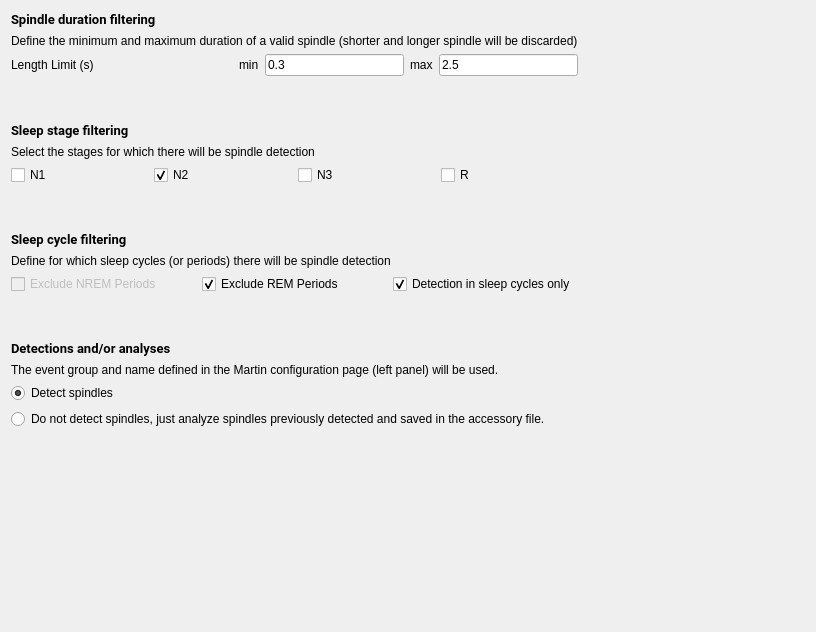
<?xml version="1.0" encoding="UTF-8"?>
<ui version="4.0">
 <class>SpindleDetectorSelStep</class>
 <widget class="QWidget" name="SpindleDetectorSelStep">
  <property name="geometry">
   <rect>
    <x>0</x>
    <y>0</y>
    <width>816</width>
    <height>632</height>
   </rect>
  </property>
  <property name="windowTitle">
   <string/>
  </property>
  <property name="styleSheet">
   <string notr="true">font: 12pt &quot;Roboto&quot;;</string>
  </property>
  <layout class="QHBoxLayout" name="horizontalLayout_5">
   <item>
    <layout class="QVBoxLayout" name="verticalLayout_3">
     <item>
      <layout class="QVBoxLayout" name="verticalLayout">
       <item>
        <widget class="QLabel" name="label_5">
         <property name="font">
          <font>
           <family>Roboto</family>
           <pointsize>10</pointsize>
           <weight>50</weight>
           <italic>false</italic>
           <bold>false</bold>
          </font>
         </property>
         <property name="text">
          <string>&lt;html&gt;&lt;head/&gt;&lt;body&gt;&lt;p&gt;&lt;span style=&quot; font-weight:600;&quot;&gt;Spindle duration filtering&lt;/span&gt;&lt;/p&gt;&lt;/body&gt;&lt;/html&gt;</string>
         </property>
        </widget>
       </item>
       <item>
        <widget class="QLabel" name="label_8">
         <property name="text">
          <string>Define the minimum and maximum duration of a valid spindle (shorter and longer spindle will be discarded)</string>
         </property>
        </widget>
       </item>
       <item>
        <layout class="QHBoxLayout" name="horizontalLayout">
         <item>
          <widget class="QLabel" name="label">
           <property name="text">
            <string>Length Limit (s)</string>
           </property>
          </widget>
         </item>
         <item>
          <spacer name="horizontalSpacer">
           <property name="orientation">
            <enum>Qt::Horizontal</enum>
           </property>
           <property name="sizeHint" stdset="0">
            <size>
             <width>40</width>
             <height>20</height>
            </size>
           </property>
          </spacer>
         </item>
         <item>
          <widget class="QLabel" name="label_3">
           <property name="text">
            <string>min</string>
           </property>
          </widget>
         </item>
         <item>
          <widget class="QLineEdit" name="min_length_lineEdit">
           <property name="text">
            <string>0.3</string>
           </property>
          </widget>
         </item>
         <item>
          <widget class="QLabel" name="label_4">
           <property name="text">
            <string>max</string>
           </property>
          </widget>
         </item>
         <item>
          <widget class="QLineEdit" name="max_length_lineEdit">
           <property name="text">
            <string>2.5</string>
           </property>
          </widget>
         </item>
        </layout>
       </item>
      </layout>
     </item>
     <item>
      <spacer name="verticalSpacer_2">
       <property name="orientation">
        <enum>Qt::Vertical</enum>
       </property>
       <property name="sizeType">
        <enum>QSizePolicy::Fixed</enum>
       </property>
       <property name="sizeHint" stdset="0">
        <size>
         <width>20</width>
         <height>40</height>
        </size>
       </property>
      </spacer>
     </item>
     <item>
      <layout class="QVBoxLayout" name="verticalLayout_2">
       <item>
        <widget class="QLabel" name="label_6">
         <property name="font">
          <font>
           <family>Roboto</family>
           <pointsize>10</pointsize>
           <weight>50</weight>
           <italic>false</italic>
           <bold>false</bold>
          </font>
         </property>
         <property name="text">
          <string>&lt;html&gt;&lt;head/&gt;&lt;body&gt;&lt;p&gt;&lt;span style=&quot; font-weight:600;&quot;&gt;Sleep stage filtering&lt;/span&gt;&lt;/p&gt;&lt;/body&gt;&lt;/html&gt;</string>
         </property>
        </widget>
       </item>
       <item>
        <widget class="QLabel" name="label_2">
         <property name="text">
          <string>Select the stages for which there will be spindle detection</string>
         </property>
        </widget>
       </item>
       <item>
        <layout class="QHBoxLayout" name="horizontalLayout_2">
         <item>
          <widget class="QCheckBox" name="checkBox_n1">
           <property name="text">
            <string>N1</string>
           </property>
          </widget>
         </item>
         <item>
          <widget class="QCheckBox" name="checkBox_n2">
           <property name="text">
            <string>N2</string>
           </property>
           <property name="checked">
            <bool>true</bool>
           </property>
          </widget>
         </item>
         <item>
          <widget class="QCheckBox" name="checkBox_n3">
           <property name="text">
            <string>N3</string>
           </property>
           <property name="checked">
            <bool>false</bool>
           </property>
          </widget>
         </item>
         <item>
          <widget class="QCheckBox" name="checkBox_r">
           <property name="text">
            <string>R</string>
           </property>
          </widget>
         </item>
        </layout>
       </item>
      </layout>
     </item>
     <item>
      <spacer name="verticalSpacer">
       <property name="orientation">
        <enum>Qt::Vertical</enum>
       </property>
       <property name="sizeType">
        <enum>QSizePolicy::Fixed</enum>
       </property>
       <property name="sizeHint" stdset="0">
        <size>
         <width>20</width>
         <height>40</height>
        </size>
       </property>
      </spacer>
     </item>
     <item>
      <widget class="QLabel" name="label_7">
       <property name="font">
        <font>
         <family>Roboto</family>
         <pointsize>10</pointsize>
         <weight>50</weight>
         <italic>false</italic>
         <bold>false</bold>
        </font>
       </property>
       <property name="text">
        <string>&lt;html&gt;&lt;head/&gt;&lt;body&gt;&lt;p&gt;&lt;span style=&quot; font-weight:600;&quot;&gt;Sleep cycle filtering&lt;/span&gt;&lt;/p&gt;&lt;/body&gt;&lt;/html&gt;</string>
       </property>
      </widget>
     </item>
     <item>
      <widget class="QLabel" name="label_9">
       <property name="text">
        <string>Define for which sleep cycles (or periods) there will be spindle detection</string>
       </property>
      </widget>
     </item>
     <item>
      <layout class="QHBoxLayout" name="horizontalLayout_3">
       <item>
        <widget class="QCheckBox" name="checkBox_excl_nremp">
         <property name="enabled">
          <bool>false</bool>
         </property>
         <property name="text">
          <string>Exclude NREM Periods</string>
         </property>
        </widget>
       </item>
       <item>
        <widget class="QCheckBox" name="checkBox_excl_remp">
         <property name="text">
          <string>Exclude REM Periods</string>
         </property>
         <property name="checked">
          <bool>true</bool>
         </property>
        </widget>
       </item>
       <item>
        <widget class="QCheckBox" name="checkBox_only_cycles">
         <property name="text">
          <string>Detection in sleep cycles only</string>
         </property>
         <property name="checked">
          <bool>true</bool>
         </property>
        </widget>
       </item>
      </layout>
     </item>
     <item>
      <spacer name="verticalSpacer_4">
       <property name="orientation">
        <enum>Qt::Vertical</enum>
       </property>
       <property name="sizeType">
        <enum>QSizePolicy::Fixed</enum>
       </property>
       <property name="sizeHint" stdset="0">
        <size>
         <width>20</width>
         <height>40</height>
        </size>
       </property>
      </spacer>
     </item>
     <item>
      <widget class="QLabel" name="label_10">
       <property name="font">
        <font>
         <family>Roboto</family>
         <pointsize>10</pointsize>
         <weight>50</weight>
         <italic>false</italic>
         <bold>false</bold>
        </font>
       </property>
       <property name="text">
        <string>&lt;html&gt;&lt;head/&gt;&lt;body&gt;&lt;p&gt;&lt;span style=&quot; font-weight:600;&quot;&gt;Detections and/or analyses&lt;/span&gt;&lt;/p&gt;&lt;/body&gt;&lt;/html&gt;</string>
       </property>
      </widget>
     </item>
     <item>
      <layout class="QHBoxLayout" name="horizontalLayout_4">
       <item>
        <widget class="QLabel" name="label_11">
         <property name="text">
          <string>The event group and name defined in the Martin configuration page (left panel) will be used. </string>
         </property>
        </widget>
       </item>
      </layout>
     </item>
     <item>
      <widget class="QRadioButton" name="radioButton_detect_spindle">
       <property name="text">
        <string>Detect spindles</string>
       </property>
       <property name="checked">
        <bool>true</bool>
       </property>
      </widget>
     </item>
     <item>
      <widget class="QRadioButton" name="radioButto_analyse_spindle">
       <property name="text">
        <string>Do not detect spindles, just analyze spindles previously detected and saved in the accessory file.</string>
       </property>
      </widget>
     </item>
     <item>
      <spacer name="verticalSpacer_3">
       <property name="orientation">
        <enum>Qt::Vertical</enum>
       </property>
       <property name="sizeHint" stdset="0">
        <size>
         <width>20</width>
         <height>40</height>
        </size>
       </property>
      </spacer>
     </item>
    </layout>
   </item>
   <item>
    <spacer name="horizontalSpacer_4">
     <property name="orientation">
      <enum>Qt::Horizontal</enum>
     </property>
     <property name="sizeHint" stdset="0">
      <size>
       <width>162</width>
       <height>20</height>
      </size>
     </property>
    </spacer>
   </item>
  </layout>
 </widget>
 <resources>
  <include location="../../../../../scinodes_poc/src/main/python/ui/themes/themes.qrc"/>
 </resources>
 <connections>
  <connection>
   <sender>checkBox_only_cycles</sender>
   <signal>stateChanged(int)</signal>
   <receiver>SpindleDetectorSelStep</receiver>
   <slot>detect_in_cycle_only_slot()</slot>
   <hints>
    <hint type="sourcelabel">
     <x>447</x>
     <y>290</y>
    </hint>
    <hint type="destinationlabel">
     <x>357</x>
     <y>294</y>
    </hint>
   </hints>
  </connection>
  <connection>
   <sender>radioButto_analyse_spindle</sender>
   <signal>clicked()</signal>
   <receiver>SpindleDetectorSelStep</receiver>
   <slot>radio_button_slot()</slot>
   <hints>
    <hint type="sourcelabel">
     <x>272</x>
     <y>404</y>
    </hint>
    <hint type="destinationlabel">
     <x>357</x>
     <y>294</y>
    </hint>
   </hints>
  </connection>
  <connection>
   <sender>radioButton_detect_spindle</sender>
   <signal>clicked()</signal>
   <receiver>SpindleDetectorSelStep</receiver>
   <slot>radio_button_slot()</slot>
   <hints>
    <hint type="sourcelabel">
     <x>272</x>
     <y>380</y>
    </hint>
    <hint type="destinationlabel">
     <x>357</x>
     <y>294</y>
    </hint>
   </hints>
  </connection>
 </connections>
 <slots>
  <slot>detect_in_cycle_only_slot()</slot>
  <slot>radio_button_slot()</slot>
 </slots>
</ui>
